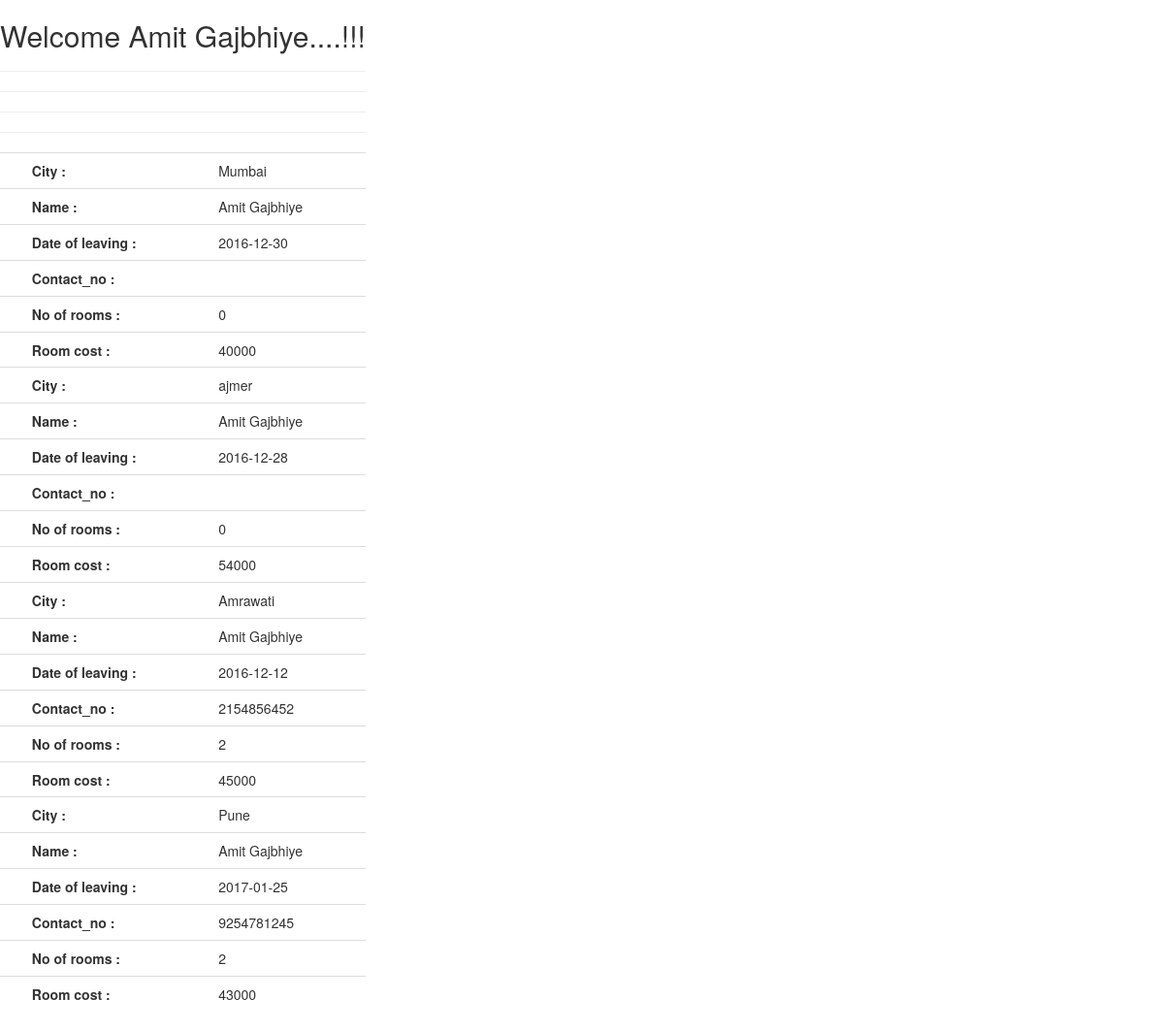
The app's page /New_User/buy.php?name=Amit Gajbhiye with its own data.
### tables this page shows
CREATE TABLE IF NOT EXISTS `move_out` (
  `Id` int(5) NOT NULL AUTO_INCREMENT,
  `City` varchar(100) NOT NULL,
  `Name` varchar(200) NOT NULL,
  `Date_of_leaving` date NOT NULL,
  `Contact_no` varchar(10) NOT NULL,
  `Room_size` varchar(50) NOT NULL,
  `No_of_rooms` int(100) NOT NULL,
  `Room_setup` varchar(50) NOT NULL,
  `Room_cost` varchar(50) NOT NULL,
  `Room_Address` varchar(100) NOT NULL,
  `Other_housewares` varchar(100) NOT NULL,
  PRIMARY KEY (`Id`)
);

### New_User/buy.php (the view, shortened to what this page needs)
<!DOCTYPE html>
<html lang="en">
<head>
  <link rel="stylesheet" href="https://maxcdn.bootstrapcdn.com/bootstrap/3.3.7/css/bootstrap.min.css">
</head>
<table >
<tr><td>
<?php
$servername = "localhost";
$username = "root";
$password = "";
$dbname = "mimo";
$name = $_GET['name'];
echo '<h2>Welcome '.$name.'....!!!</h2>';
$conn = new mysqli($servername, $username, $password, $dbname);
$sql = "SELECT * FROM move_out where  name='".$name."'";
$result = $conn->query($sql);
echo "<table class='table'>";
if ($result->num_rows > 0) {
    while($row = $result->fetch_assoc()) {
        echo "<tr>";
		echo "<tr><td><th>City :</th></td><td>" . $row["City"]."</td></tr>";
		echo "<tr><td><th>Name :</th></td><td>" . $row["Name"]."</td></tr>";
		echo"<tr><td><th>Date of leaving :</th></td><td>". $row["Date_of_leaving"]."</td></tr>";
		echo"<tr><td><th>Contact_no :</th></td><td>". $row["Contact_no"]."</td></tr>";
		echo "<tr><td><th>No of rooms :</th></td><td>" . $row["No_of_rooms"]."</td></tr>";
		echo "<tr><td><th>Room cost :</th></td><td>" . $row["Room_cost"]."</td></tr>";
		echo "</tr><tr><hr></tr>";
	}
	echo "</table>";
} else {
    echo "0 results";
}
?>
</td></tr>
</table>
</html>

### records on screen
move_out: City "Mumbai", Name "Amit Gajbhiye", Date_of_leaving "2016-12-30", No_of_rooms "0", Room_cost "40000"
move_out: City "ajmer", Name "Amit Gajbhiye", Date_of_leaving "2016-12-28", No_of_rooms "0", Room_cost "54000"
move_out: City "Amrawati", Name "Amit Gajbhiye", Date_of_leaving "2016-12-12", Contact_no "2154856452", No_of_rooms "2", Room_cost "45000"
move_out: City "Pune", Name "Amit Gajbhiye", Date_of_leaving "2017-01-25", Contact_no "9254781245", No_of_rooms "2", Room_cost "43000"

### other values on screen
$name "Amit Gajbhiye"
